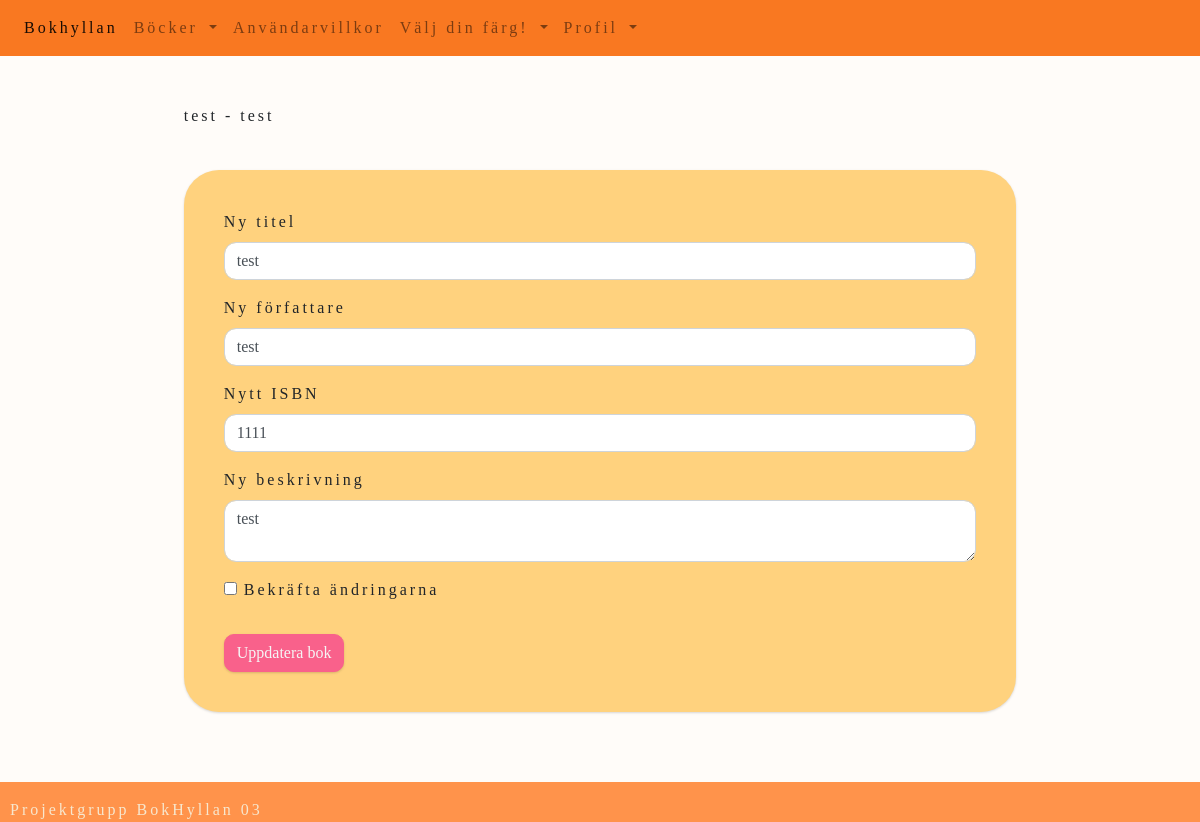
Page /edit-book/14 (signed in) on the earlier database version.
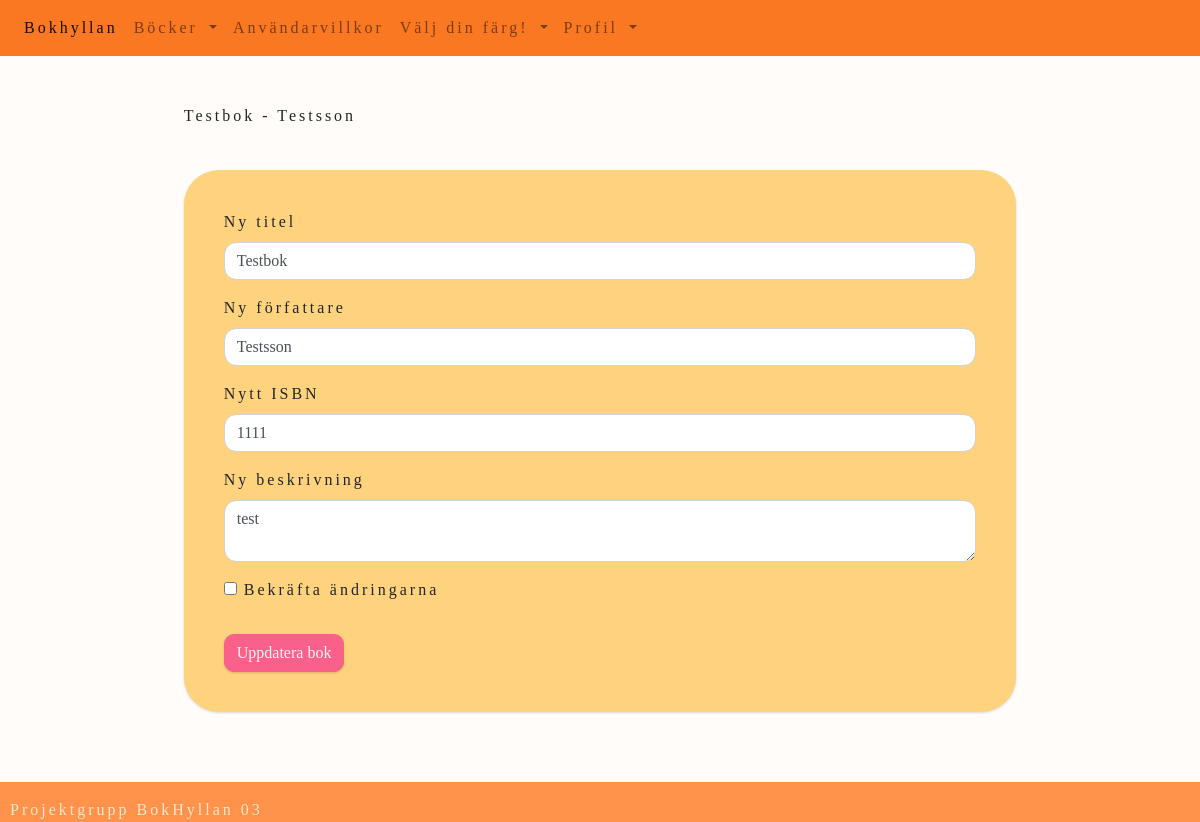
Same page on the later database version.
### website/models.py (models this page shows)
class Book(db.Model):
    id = db.Column(db.Integer, primary_key = True)
    title = db.Column(db.String(150))
    author = db.Column(db.String(150))
    isbn = db.Column(db.String(150))
    review = db.Column(db.String(30000))
    user_id = db.Column(db.Integer, db.ForeignKey('user.id'))
    cover_pic = db.Column(db.String())

### website/views.py (the view, shortened to what this page needs)
@views.route('/edit-book/<int:book_id>', methods=['GET', 'POST'])
@login_required
def edit_book(book_id):
    book = Book.query.get(book_id)
    return render_template("edit_book.html",user = current_user, book = book)

### website/templates/edit_book.html (shortened to what this page needs)
{% extends "base.html" %}
{% block content %}
<div id="edit-book-div">
    <p>{{book.title}} - {{book.author}}</p>
    <form id="edit-book-form" method="POST" action="{{ url_for('views.edit_book', book_id=book.id) }}">
        <div class="form-group">
            <label for="new_title">Ny titel</label>
            <input type="text" class="form-control" id="new_title" name="new_title" value="{{ book.title }}">
        </div>
        <div class="form-group">
            <label for="new_author">Ny författare</label>
            <input type="text" class="form-control" id="new_author" name="new_author" value="{{ book.author }}">
        </div>
        <div class="form-group">
            <label for="new_isbn">Nytt ISBN</label>
            <input type="text" class="form-control" id="new_isbn" name="new_isbn" value="{{ book.isbn }}">
        </div>
        <div class="form-group">
            <label for="new_review">Ny beskrivning</label>
            <textarea class="form-control" id="new_review" name="new_review">{{ book.review }}</textarea>
        </div>
        <div class="form-group form-check">
            <input type="checkbox" class="form-check-input" id="Check1" required>
            <label class="form-check-label" for="Check1">Bekräfta ändringarna</label>
        </div>
        <button type="submit" class="btn btn-primary">Uppdatera bok</button>
    </form>
    <form method="POST" action="{{ url_for('views.remove_book', book_id=book.id) }}">
        <button type="submit" class="btn btn-primary">Ta bort bok</button>
    </form>
</div>
{% endblock %}

Differences in the rows shown:
changed Book "test": title "test" → "Testbok"; author "test" → "Testsson"; new_title "test" → "Testbok"; new_author "test" → "Testsson"
